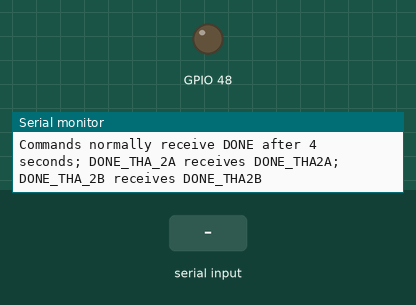
Bench run of a program on a simulated ESP32-S3. Shown: output pins drawn as LEDs (lit = HIGH), the last lines printed to the serial monitor. Inputs (shaded band) come from the test bench.

Above: at 1.2 s.
1.3 s: "POINT_A\n" received over the second serial link
At 2.0 s:
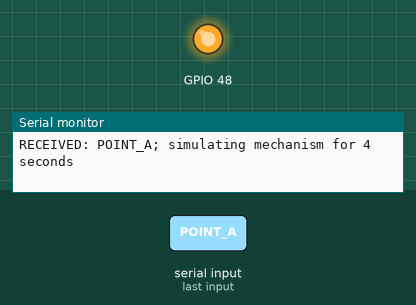
5.8 s: "POINT_B\n" received over the second serial link
At 10.8 s:
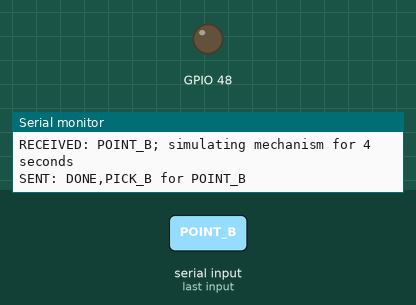
Timing chart, 0 to 12.3 s (numbered marks = the images above; inputs shaded):
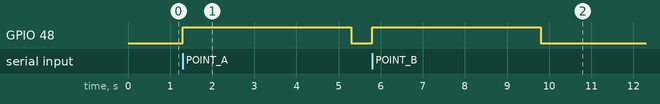

The program:

main.cpp
```cpp
#include <Arduino.h>
#include <cstring>

namespace {

// Physical UART wiring confirmed on the robot:
// ESP32 RX GPIO16 <- Teensy TX6 pin 24
// ESP32 TX GPIO15 -> Teensy RX6 pin 25
// Both controllers must share GND.
constexpr int kRobotRxPin = 16;
constexpr int kRobotTxPin = 15;
constexpr uint32_t kRobotBaud = 57600;
constexpr uint32_t kSimulatedActionMs = 4000;
constexpr size_t kLineCapacity = 32;

HardwareSerial robotSerial(2);

char lineBuffer[kLineCapacity] = {};
size_t lineLength = 0;
char pendingCommand[kLineCapacity] = {};
bool actionPending = false;
uint32_t actionStartedMs = 0;

bool isSupportedCommand(const char *command) {
  return strcmp(command, "POINT_A") == 0 ||
         strcmp(command, "ROBOT START") == 0 ||
         strcmp(command, "POINT_B") == 0 ||
         strcmp(command, "THA_2B") == 0 ||
         strcmp(command, "THA_2A") == 0 ||
         strcmp(command, "DONE_THA_2A") == 0 ||
         strcmp(command, "DONE_THA_2B") == 0 ||
         strcmp(command, "CHO_THA2B") == 0;
}

const char *simulationAction(const char *command) {
  return strncmp(command, "SIM,", 4) == 0 ? command + 4 : command;
}

char *trimAscii(char *text) {
  while (*text == ' ' || *text == '\t') {
    ++text;
  }

  char *end = text + strlen(text);
  while (end > text && (end[-1] == ' ' || end[-1] == '\t')) {
    --end;
  }
  *end = '\0';
  return text;
}

void startSimulatedAction(const char *command) {
  if (strcmp(command, "STOP") == 0 || strcmp(command, "ESTOP") == 0) {
    actionPending = false;
    pendingCommand[0] = '\0';
    robotSerial.println("ACK,STOPPED_SAFE");
#ifdef LED_BUILTIN
    digitalWrite(LED_BUILTIN, LOW);
#endif
    Serial.println("SIMULATION_STOPPED");
    return;
  }

  const char *action = simulationAction(command);
  if (!isSupportedCommand(action)) {
    Serial.print("IGNORED_UNKNOWN_COMMAND: ");
    Serial.println(command);
    return;
  }

  // The robot sends only one mechanism command at a time. If electrical noise
  // creates a duplicate while waiting, do not restart the action timer.
  if (actionPending) {
    Serial.print("IGNORED_WHILE_BUSY: ");
    Serial.println(command);
    return;
  }

  strncpy(pendingCommand, action, sizeof(pendingCommand) - 1);
  pendingCommand[sizeof(pendingCommand) - 1] = '\0';
  actionStartedMs = millis();
  actionPending = true;

#ifdef LED_BUILTIN
  digitalWrite(LED_BUILTIN, HIGH);
#endif

  Serial.print("RECEIVED: ");
  Serial.print(pendingCommand);
  Serial.println("; simulating mechanism for 4 seconds");
}

void processCompleteLine() {
  lineBuffer[lineLength] = '\0';
  char *command = trimAscii(lineBuffer);
  if (*command != '\0') {
    startSimulatedAction(command);
  }
  lineLength = 0;
}

void readRobotCommands() {
  while (robotSerial.available() > 0) {
    const char received = static_cast<char>(robotSerial.read());

    // Teensy uses println(), which normally produces CRLF. Process the line on
    // the first delimiter and ignore the empty delimiter that follows it.
    if (received == '\r' || received == '\n') {
      if (lineLength > 0) {
        processCompleteLine();
      }
      continue;
    }

    if (lineLength < sizeof(lineBuffer) - 1) {
      lineBuffer[lineLength++] = received;
    } else {
      lineLength = 0;
      Serial.println("IGNORED_RX_LINE_TOO_LONG");
    }
  }
}

void finishSimulatedActionWhenDue() {
  if (!actionPending || millis() - actionStartedMs < kSimulatedActionMs) {
    return;
  }

  const char *response = "DONE";
  if (strcmp(pendingCommand, "ROBOT START") == 0)
    response = "DONE,ROBOT_START";
  else if (strcmp(pendingCommand, "POINT_A") == 0)
    response = "DONE,PICK_A";
  else if (strcmp(pendingCommand, "POINT_B") == 0)
    response = "DONE,PICK_B";
  else if (strcmp(pendingCommand, "DONE_THA_2A") == 0)
    response = "DONE_THA2A";
  else if (strcmp(pendingCommand, "DONE_THA_2B") == 0 ||
           strcmp(pendingCommand, "CHO_THA2B") == 0)
    response = "DONE_THA2B";
  robotSerial.println(response);

  Serial.print("SENT: ");
  Serial.print(response);
  Serial.print(" for ");
  Serial.println(pendingCommand);

  actionPending = false;
  pendingCommand[0] = '\0';

#ifdef LED_BUILTIN
  digitalWrite(LED_BUILTIN, LOW);
#endif
}

}  // namespace

void setup() {
  Serial.begin(115200);
  robotSerial.begin(kRobotBaud, SERIAL_8N1, kRobotRxPin, kRobotTxPin);

#ifdef LED_BUILTIN
  pinMode(LED_BUILTIN, OUTPUT);
  digitalWrite(LED_BUILTIN, LOW);
#endif

  Serial.println();
  Serial.println("ESP32_MECHANISM_SIMULATOR_READY");
  Serial.println("UART2 RX=GPIO16 TX=GPIO15 BAUD=57600");
  Serial.println("Commands: POINT_A, POINT_B, THA_2B, THA_2A, DONE_THA_2A, DONE_THA_2B, SIM,<command>, STOP");
  Serial.println("Commands normally receive DONE after 4 seconds; DONE_THA_2A receives DONE_THA2A; DONE_THA_2B receives DONE_THA2B");
}

void loop() {
  readRobotCommands();
  finishSimulatedActionWhenDue();
}
```

Measured:
- after the input at 1.3 s, GPIO 48: LOW → HIGH at once, → LOW 4.0 s later
- after the input at 5.8 s, GPIO 48: LOW → HIGH at once, → LOW 4.0 s later
